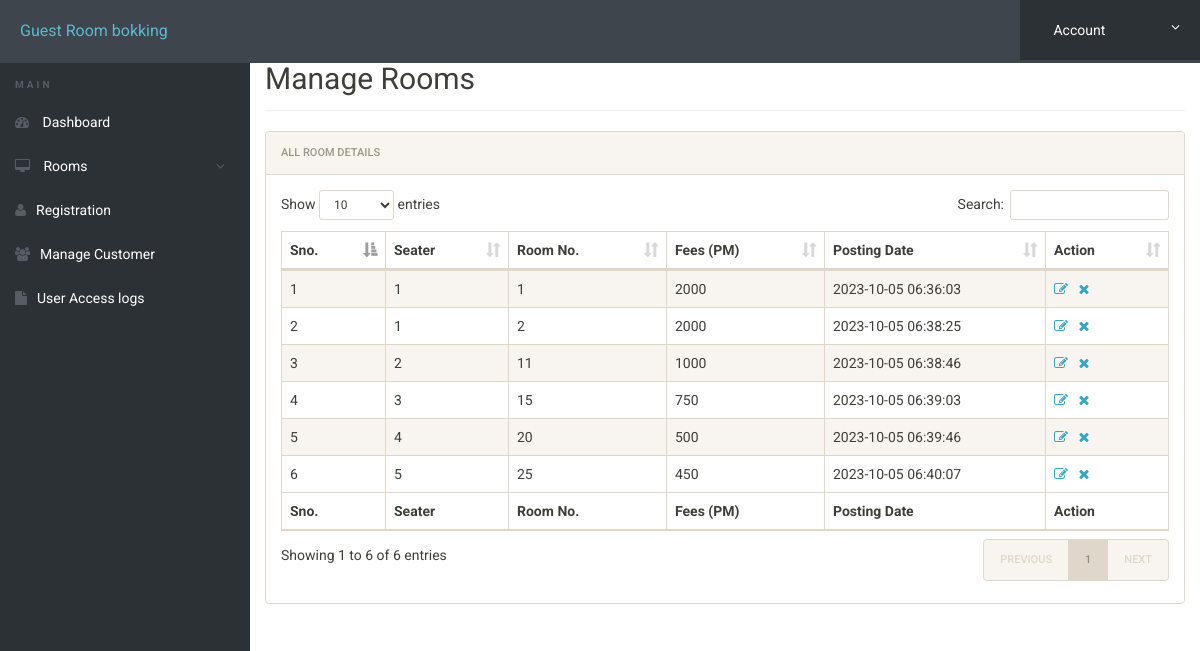
Screenshot of /admin/manage-rooms.php (signed in) with the database file from the repository.
### tables this page shows
CREATE TABLE `rooms` (
  `id` int(11) NOT NULL,
  `seater` int(11) DEFAULT NULL,
  `room_no` int(11) DEFAULT NULL,
  `fees` int(11) DEFAULT NULL,
  `posting_date` timestamp NULL DEFAULT current_timestamp()
);

### admin/manage-rooms.php (the view, shortened to what this page needs)
<?php
include('includes/config.php');
?>
<!doctype html>
<html lang="en" class="no-js">
<head>
	<link rel="stylesheet" href="css/font-awesome.min.css">
	<link rel="stylesheet" href="css/bootstrap.min.css">
	<link rel="stylesheet" href="css/dataTables.bootstrap.min.css">
	<link rel="stylesheet" href="css/bootstrap-social.css">
	<link rel="stylesheet" href="css/bootstrap-select.css">
	<link rel="stylesheet" href="css/fileinput.min.css">
	<link rel="stylesheet" href="css/awesome-bootstrap-checkbox.css">
	<link rel="stylesheet" href="css/style.css">
</head>
<body>
	<?php include('includes/header.php');?>
	<div class="ts-main-content">
			<?php include('includes/sidebar.php');?>
		<div class="content-wrapper">
			<div class="container-fluid">
				<div class="row">
					<div class="col-md-12">
						<h2 class="page-title" style="margin-top: 4%">Manage Rooms</h2>
						<div class="panel panel-default">
							<div class="panel-heading">All Room Details</div>
							<div class="panel-body">
								<table id="zctb" class="display table table-striped table-bordered table-hover" cellspacing="0" width="100%">
									<thead>
										<tr>
											<th>Sno.</th>
											<th>Seater</th>
											<th>Room No.</th>
											<th>Fees (PM) </th>
											<th>Posting Date  </th>
											<th>Action</th>
										</tr>
									</thead>
									<tfoot>
										<tr>
											<th>Sno.</th>
											<th>Seater</th>
											<th>Room No.</th>
											<th>Fees (PM) </th>
											<th>Posting Date  </th>
											<th>Action</th>
										</tr>
									</tfoot>
									<tbody>
<?php
$ret="select * from rooms";
$stmt= $mysqli->prepare($ret) ;
$stmt->execute() ;
$res=$stmt->get_result();
$cnt=1;
while($row=$res->fetch_object())
	  {
	  	?>
<tr><td><?php echo $cnt;;?></td>
<td><?php echo $row->seater;?></td>
<td><?php echo $row->room_no;?></td>
<td><?php echo $row->fees;?></td>
<td><?php echo $row->posting_date;?></td>
<td><a href="edit-room.php?id=<?php echo $row->id;?>"><i class="fa fa-edit"></i></a>&nbsp;&nbsp;
<a href="manage-rooms.php?del=<?php echo $row->id;?>" onclick="return confirm("Do you want to delete");"><i class="fa fa-close"></i></a></td>
										</tr>
									<?php
$cnt=$cnt+1;
									 } ?>
									</tbody>
								</table>
							</div>
						</div>
					</div>
				</div>
			</div>
		</div>
	</div>
</body>
</html>

### admin/includes/header.php (shortened to what this page needs)
<div class="brand clearfix">
		<a href="#" class="logo" style="font-size:16px;">Guest Room bokking </a>
		<ul class="ts-profile-nav">
			<li class="ts-account">
				<a href="#"><img src="img/ts-avatar.jpg" class="ts-avatar hidden-side" alt=""> Account <i class="fa fa-angle-down hidden-side"></i></a>
			</li>
		</ul>
	</div>

### admin/includes/sidebar.php (shortened to what this page needs)
<nav class="ts-sidebar">
			<ul class="ts-sidebar-menu">
				<li class="ts-label">Main</li>
				<li><a href="dashboard.php"><i class="fa fa-dashboard"></i> Dashboard</a></li>
					<li><a href="#"><i class="fa fa-desktop"></i> Rooms</a>
				</li>
				<li><a href="registration.php"><i class="fa fa-user"></i>Registration</a></li>
				<li><a href="manage-students.php"><i class="fa fa-users"></i>Manage Customer</a></li>
				<li><a href="access-log.php"><i class="fa fa-file"></i>User Access logs</a></li>
		</nav>

### admin/css/style.css (style rules this page uses)
html { font-size: 14px; }
@media only screen and (min-width: 480px) { html { font-size: 17px; } }
@media only screen and (min-width: 768px) { html { font-size: 14px; } }
body { font-size: 1em; }
a { color: #37a6c4; }
.panel { overflow: hidden; }
ul, li { margin: 0; padding: 0; list-style: none; }
.page-title { padding-bottom: 15px; margin-bottom: 20px; border-bottom: 1px solid #f0f0f0; }
.brand { background: #3e454c; position: relative; z-index: 3; position: fixed; width: 100%; top: 0; }
.brand .logo { box-sizing: border-box; padding: 20px; float: left; display: block; width: 200px; }
@media only screen and (min-width: 992px) { .brand .logo { width: 250px; } }
.brand .ts-profile-nav { float: right; display: none; }
.brand .ts-profile-nav li { float: left; position: relative; }
.brand .ts-profile-nav li a { display: block; padding: 20px; color: #fff; }
.brand .ts-profile-nav .ts-account .fa-angle-down { float: right; }
.brand .ts-profile-nav .ts-account > a { width: 180px; background: #2c3136; }
@media only screen and (min-width: 992px) { .brand .ts-profile-nav { display: block; } }
.ts-sidebar { background: #2c3136; max-height: 0; transition: max-height 0.3s; overflow: hidden; position: fixed; z-index: 2; width: 100%; bottom: 0; top: 60px; overflow-y: auto; }
@media only screen and (min-width: 992px) { .ts-sidebar { max-height: 100%; bottom: 0; } }
.ts-sidebar-menu .ts-label { color: #585c64; font-weight: bold; padding: 8px 15px; text-transform: uppercase; font-size: 10px; letter-spacing: 3px; margin-top: 10px; }
.ts-sidebar-menu a { display: block; text-decoration: none; padding: 12px 15px; color: #fff; }
.ts-sidebar-menu li { position: relative; }
.ts-sidebar-menu li i { color: #585c64; margin-right: 10px; }
.ts-main-content .content-wrapper { padding-top: 15px; margin-top: 10px; }
@media only screen and (min-width: 992px) { .ts-main-content .ts-sidebar { width: 250px; float: left; } }
@media only screen and (min-width: 992px) { .ts-main-content .content-wrapper { margin-left: 250px; } }

### rows the page displays
rooms: seater "1", room_no "1", fees "2000", posting_date "2023-10-05 06:36:03"
rooms: seater "1", room_no "2", fees "2000", posting_date "2023-10-05 06:38:25"
rooms: seater "2", room_no "11", fees "1000", posting_date "2023-10-05 06:38:46"
rooms: seater "3", room_no "15", fees "750", posting_date "2023-10-05 06:39:03"
rooms: seater "4", room_no "20", fees "500", posting_date "2023-10-05 06:39:46"
rooms: seater "5", room_no "25", fees "450", posting_date "2023-10-05 06:40:07"
